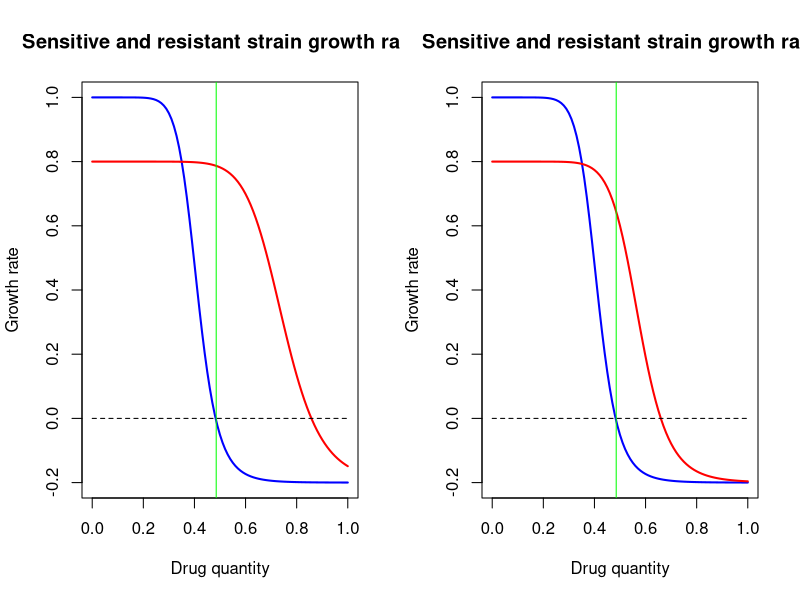
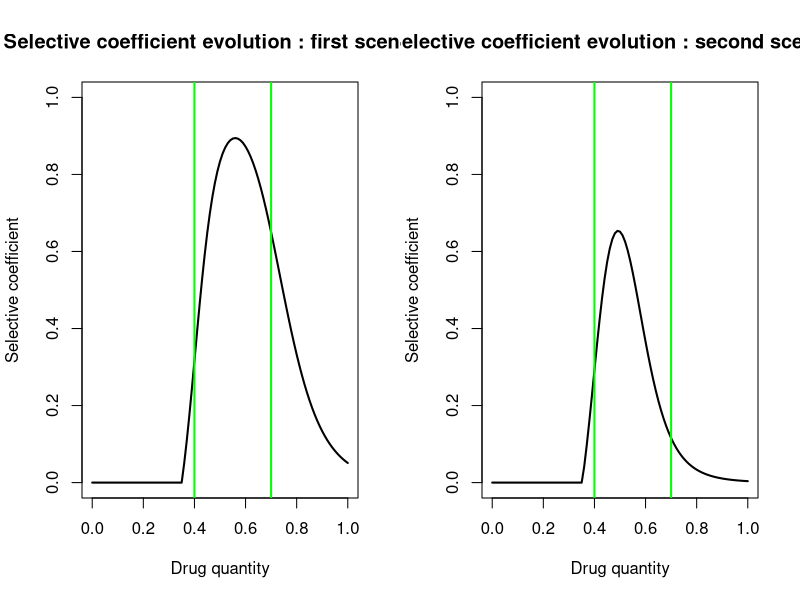
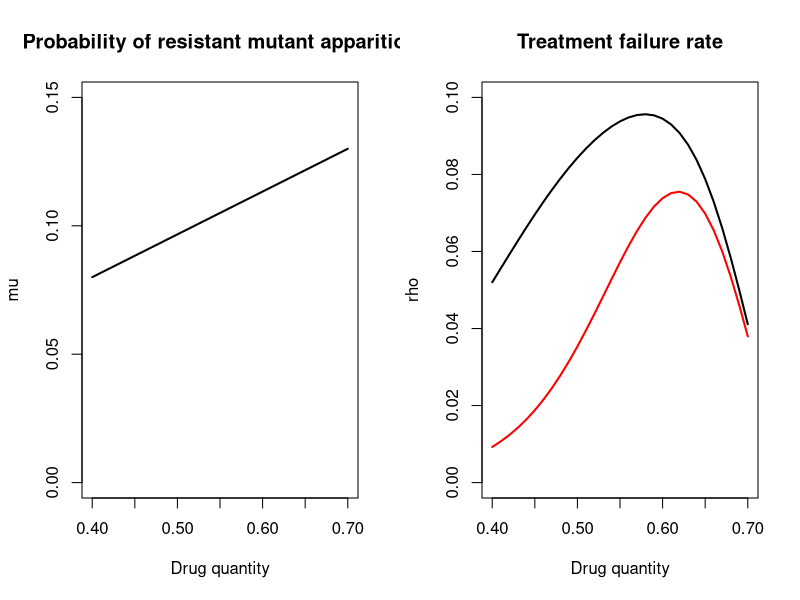
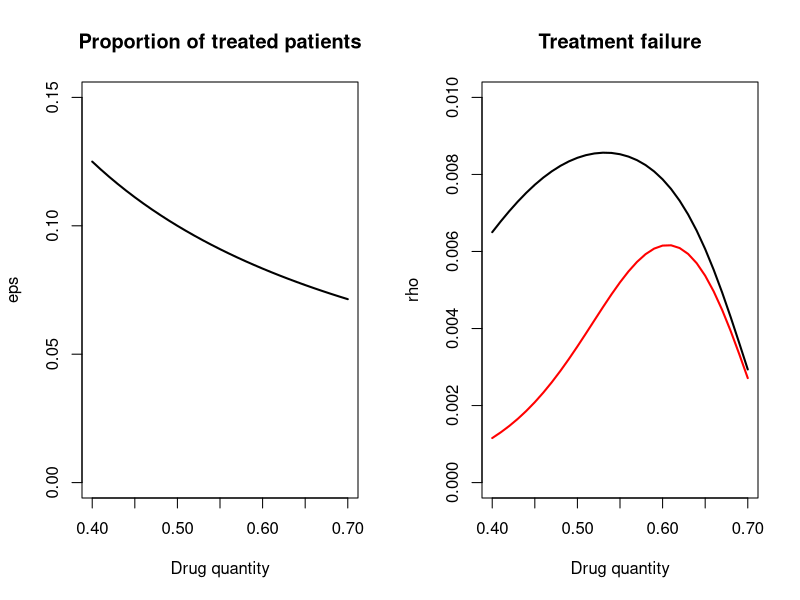

The R source for these figures, in order:
## ---- chunk 1
library(plyr)

#per capita maximum growth rate of sensitive bact
max_sens_gr <- 1 

#per capita maximum growth rate of resistant bact
max_res_gr <- 0.8
max_res_gr2 <- 0.8
#per capita minimum growth rate of sensitive bact
min_sens_gr <- -0.2

#per capita minimum growth rate of res bact
min_res_gr <- -0.2
min_res_gr2 <- -0.2
#minimum inhibitory concentration of sen bact

mic_sens <- 0.35
#minimum inhibitory concentration of res bact

mic_res <- 0.65
mic_res2 <- 0.5
#slope for sens bact
kappa_sens <- 10

#slope for res bact  

kappa_res <- 10
kappa_res2 <- 10

param_sens <- c(max_sens_gr, min_sens_gr, mic_sens, kappa_sens)

param_res <- c(max_res_gr, min_res_gr, mic_res, kappa_res)
param_res2 <- c(max_res_gr2, min_res_gr2, mic_res2, kappa_res2)

#mutant emergence probability : we consider that if the amount of applied atb increases, the probability of resistant mutant apparition increases linearly
max_mu <- 0.13
min_mu <- 0.08
max_dot <- 10
min_dot <- 1

#range of intervention - cl=lowest clinically effective dose, cu maximum tolerable dose (toxicity)
cl=0.40
cu=0.70
n_values=(cu-cl)*100+1

drug_quantities <- seq(cl, cu, length.out = n_values )

AMU = 0.05

prop_treated <- AMU/drug_quantities


#selection of corresponding borders in sel_coef vector

lowbound=cu*100+1
highbound=cl*100+1



x <- seq(0,1,by=0.01)
## ---- chunk 2



growth = function(x, maxv, minv, micv, slopev) {
  y <- maxv - ((maxv - minv)*(x/micv)^slopev)/((x/micv)^slopev - maxv/minv)
  return(y)
}

## ---- chunk 3


gr_sens <- lapply(x, growth, max_sens_gr, min_sens_gr, mic_sens, kappa_sens)

gr_res <- lapply(x, growth, max_res_gr, min_res_gr, mic_res, kappa_res)

gr_res2 <- lapply(x, growth, max_res_gr2, min_res_gr2, mic_res2, kappa_res2)

MIC <- sum(gr_sens>0)/length(gr_sens)
MICres <- sum(gr_res>0)/length(gr_res)
MICres2 <- sum(gr_res2>0)/length(gr_res2)
## ---- chunk 4
par(mfrow=c(1,2))

plot(x, gr_sens, main="Sensitive and resistant strain growth rate", xlab="Drug quantity", ylab="Growth rate", ylim=c(-0.2,1), lwd=2, type="l", col='blue')

lines(x, gr_res, type='l', col='red', lwd=2)

lines(x, rep(0, length(x)), type='l', col='black', lwd=1, lty=2)
abline(v=MIC, col='green')


plot(x, gr_sens, main="Sensitive and resistant strain growth rate", xlab="Drug quantity", ylab="Growth rate", ylim=c(-0.2,1), lwd=2, type="l", col='blue')

lines(x, gr_res2, type='l', col='red', lwd=2)

lines(x, rep(0, length(x)), type='l', col='black', lwd=1, lty=2)
abline(v=MIC, col='green')

## ---- chunk 5
gr_sens <- unlist(gr_sens)
gr_res <- unlist(gr_res)
gr_res2 <- unlist(gr_res2)

sel_coef <- gr_res - gr_sens
sel_coef2 <- gr_res2 - gr_sens

sel_coef[which(sel_coef<0)] <- 0
sel_coef2[which(sel_coef2<0)] <- 0


minSC <- sum(sel_coef==0)/length(sel_coef)

plot(x, sel_coef, main="Selective coefficient evolution : first scenario", xlab="Drug quantity", ylab="Selective coefficient", ylim=c(0,1), lwd=2, type="l", col='black')
abline(v=cl, col='green', lw=2)
abline(v=cu, col='green', lw=2)

plot(x, sel_coef2, main="Selective coefficient evolution : second scenario", xlab="Drug quantity", ylab="Selective coefficient", ylim=c(0,1), lwd=2, type="l", col='black')
abline(v=cl, col='green', lw=2)
abline(v=cu, col='green', lw=2)
## ---- chunk 6
mu_prob <- seq(min_mu, max_mu, length.out = n_values)
doses <- seq(cl, cu, length.out = n_values)

plot(doses, mu_prob, main="Probability of resistant mutant apparition", xlab="Drug quantity", ylab="mu", ylim=c(0,0.15), lwd=2, type="l", col='black')

## ---- chunk 7
sel_sel_coef <- sel_coef[lowbound:highbound]
sel_sel_coef2 <- sel_coef2[lowbound:highbound]

rho1 <- sel_sel_coef*mu_prob
rho2 <- sel_sel_coef2*mu_prob

plot(doses, rho1, main="Treatment failure rate", xlab="Drug quantity", ylab="rho", lwd=2, type="l", col='black', ylim=c(0, 0.10))

lines(doses, rho2, type='l', col='red', lwd=2)

## ---- chunk 8

plot(doses, prop_treated, main="Proportion of treated patients", xlab="Drug quantity", ylab="eps", ylim=c(0,0.15), lwd=2, type="l", col='black')

## ---- chunk 9
treat_fail <- rho1*prop_treated
treat_fail2 <- rho2*prop_treated

plot(doses, treat_fail, main="Treatment failure", xlab="Drug quantity", ylab="rho", lwd=2, type="l", col='black', ylim=c(0, 0.01))

lines(doses, treat_fail2, type='l', col='red', lwd=2)

## ---- chunk 10

library(deSolve)


options("scipen" = 10)

# initial state:
N <- 1
prop <- 0.01 #initial value of Iw and Iz

# time:
a <- 2000 #time span
m <- 1 #time step

# parameters
pbeta_w <- 0.04 #transmission parameter of Iw
pbeta_z <- 0.015 #transmission parameter of Iz

pgammaa <- 0.01 #innate recovery rate
pgamma_tilt <- 0.1 #recovery rate of Iw when treated by antibiotics



## ---- chunk 11

varying_par <- cbind(prop_treated, rho1)

parameters <- c(beta_w=pbeta_w, beta_z=pbeta_z, gamma=pgammaa, gamma_prim=pgamma_tilt, eps=0, rho=0)

state <- c(S=1-2*prop, Iw=prop, Iz=prop)

times=seq(0, a, by=m)

SIS=function(times, state, parameters){
  with(as.list(c(state,parameters)),
       {dS = - beta_w*Iw*S - beta_z*Iz*S + gamma*(1-eps)*Iw + gamma_prim*eps*Iw + gamma*Iz
        dIw = beta_w*Iw*S + (1-eps)*beta_w*Iw*Iz - eps*beta_z*Iz*Iw - rho*eps*Iw - gamma*(1-eps)*Iw - gamma_prim*eps*Iw
        dIz = beta_z*Iz*S + eps*beta_z*Iz*Iw + rho*eps*Iw - (1-eps)*beta_w*Iw*Iz - gamma*Iz
        
        list(c(dS, dIw, dIz))
       })
}

calc_fun = function(x) {
  parameters[5] <- x[1]
  parameters[6] <- x[2]
  out=as.data.frame(
  ode(y=state, times=times, func=SIS, parms=parameters))
  return(out)
}

out <- do.call(cbind, apply(varying_par, 1 , calc_fun))


## ---- chunk 12
